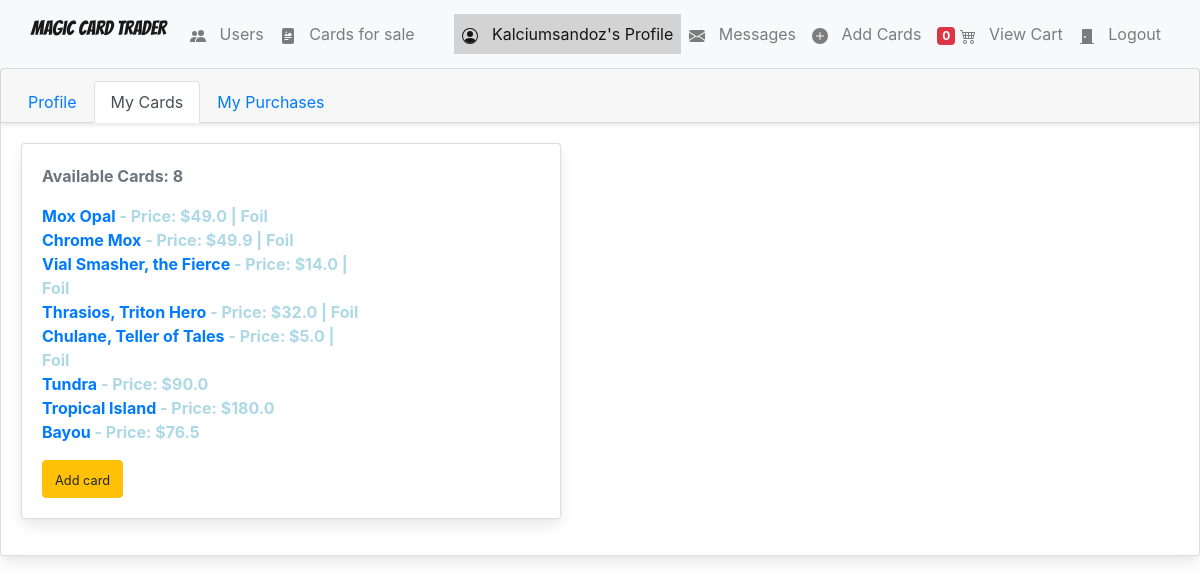
The page /profile_cards/ (signed in) on the database its author committed.
### Magic/models.py (models this page shows, shortened)
class Profile(models.Model):
    user = models.OneToOneField(User, on_delete=models.CASCADE, unique=True)
    user_photo = models.FileField(upload_to='profile_images', default='profile_images/default-profile-picture.jpg')
    date_registered = models.DateTimeField(auto_now_add=True, blank=True)
    address = models.ForeignKey('Address', on_delete=models.SET_NULL, blank=True, null=True)

class Card(models.Model):
    name = models.CharField(max_length = 150)
    set_name = models.CharField(max_length = 150)
    price = models.FloatField()
    user = models.ForeignKey(User, on_delete=models.CASCADE)
    is_foil = models.BooleanField(default=False)
    is_ordered = models.BooleanField(default=False)

### users/views.py (the view)
# urls.py: re_path(r'^profile_cards/$', UsersView.profile_cards, name="profile_cards"),
@login_required
def profile_cards(request):
    user = request.user
    context = {
        'nbar': 'profile_cards',
    }
    return render(request, 'users/profile_cards.html', context)

### direct_messages/models.py (called while the page is built)
    def get_messages(user):
        users = []
        messages = Message.objects.filter(user=user).values('to_user').annotate(last=Max('date')).order_by('-last')
        for message in messages:
            users.append({
                'user': User.objects.get(pk=message['to_user']),
                'unread': Message.objects.filter(user=user, to_user__pk=message['to_user'], is_read=False).count()
            })
        return users

### direct_messages/templatetags/messages_template_tags.py (called while the page is built)
@register.filter
def unread_message_counter(user):
    if user.is_authenticated:
        total_unread = 0
        messages = Message.get_messages(user=user)
        for message in messages:
            total_unread = total_unread + message['unread']
        return total_unread

### shopping_cart/templatetags/shopping_cart_template_tags.py (called while the page is built)
@register.filter
def cart_item_counter(user):
    if user.is_authenticated:
        qs = Order.objects.filter(is_ordered=False, owner=user.profile)
        if qs.exists():
            return qs[0].items.count()
    return 0

### users/templates/users/profile_cards.html (shortened to what this page needs)
{% extends 'magic/base.html' %}
{% load crispy_forms_tags %}
{% block body %}
<div class="card">
    <div class="card-header">
      <ul class="nav nav-tabs card-header-tabs">
        <li class="nav-item">
          <a href="{% url 'Magic:profile' %}" class="nav-link {% if nbar == 'profile' %} active {% endif %}">Profile</a>
        </li>
        <li class="nav-item">
          <a href="{% url 'Magic:profile_cards' %}" class="nav-link {% if nbar == 'profile_cards' %} active {% endif %}">My Cards</a>
        </li>
        <li class="nav-item">
          <a href="{% url 'Magic:profile_purchases' %}" class="nav-link {% if nbar == 'profile_purchases' %} active {% endif %}" tabindex="-1">My Purchases</a>
        </li>
      </ul>
    </div>
    <div class="card-body">
        <div class="card mb-3" style="max-width: 540px;">
            <div class="row no-gutters">
              <div class="col-md-8">
                <div class="card-body">
                    <p class="text-secondary basic-text">Available Cards: {{ user.card_set.count }} </p>
                    <ul>
                        {% for card in user.card_set.all %}
                        <li class="basic-text">
                            <a href="{% url 'Magic:card_detail' card.id %}" >{{ card.name }}</a>
                            - Price: ${{card.price}}
                            {% if card.is_foil %}
                            | <span class="glyphicon glyphicon-star"> Foil</span>
                            {% endif %}
                        </li>
                        {% endfor %}
                    </ul>
                    <a href="{% url 'Magic:card_add' %}">
                        <button class="btn btn-warning">
                            <small>Add card</small>
                        </button>
                    </a>
                </div>
              </div>
            </div>
          </div>
    </div>
  </div>
{% endblock %}

### Magic/templates/magic/base.html (shortened to what this page needs)
{% load static %}
{% load crispy_forms_tags %}
{% load shopping_cart_template_tags %}
{% load messages_template_tags %}
<!DOCTYPE html>
<html lang="en">
    <head>
        <link rel="stylesheet" href="https://cdn.jsdelivr.net/npm/bulma@0.9.1/css/bulma.min.css">
        <link rel="stylesheet" href="https://stackpath.bootstrapcdn.com/bootstrap/4.5.2/css/bootstrap.min.css">
        <link rel="stylesheet" type="text/css" href="{% static 'magic/style.css' %}" />
    </head>
    <body data-spy="scroll" data-target="#list-example">
        <nav class="navbar navbar-inverse navbar navbar-expand-lg navbar-light bg-light">
            <div class="container-fluid">
                <div class="navbar-header ">
                    <a class="navbar-brand" href="{% url 'Magic:index' %}">Magic Card Trader</a>
                </div>
                <div class="collapsable navbar-collapse" id="navbarSupportedContent">
                    <ul class="nav navbar-nav mr-auto">
                        <li class="{% if nbar == 'users' %} active {% endif %} nav-item">
                            <a href="{% url 'Magic:users' %}" class="nav-link">
                                <span class="glyphicon glyphicon-user" aria-hidden="true">
                                </span>&nbsp;
                                Users
                            </a>
                        </li>
                        <li class="{% if nbar == 'cards' %} active {% endif %} nav-item">
                            <a href="{% url 'Magic:cards' %}" class="nav-link">
                                <span class="glyphicon glyphicon-king" aria-hidden="true">
                                </span>&nbsp;
                                Cards for sale
                            </a>
                        </li>
                    </ul>
                    {% if nbar == 'cards' %}
                            {% load crispy_forms_tags %}
                    {% endif %}
                    {% if nbar == 'users' %}
                            {% load crispy_forms_tags %}
                    {% endif %}
                    <ul class="nav navbar-nav navbar-right">
                        {% if request.user.is_authenticated %}
                            <li class="{% if nbar == 'profile' %} active  {% elif nbar == 'profile_cards' %} active {% elif nbar == 'profile_purchases' %} active {% endif %} nav-item">
                                <a href="{% url 'profile' %}" class="nav-link">
                                    <span class="glyphicon glyphicon-user" aria-hidden="true">
                                    </span>&nbsp; {{ request.user }}'s Profile
                                </a>
                            </li>
                            <li class="{% if nbar == 'messages' %} active {% endif %} nav-item">
                                <a href="{% url 'Magic:inbox' %}" class="nav-link">
                                    <span class="glyphicon glyphicon-plus" aria-hidden="true">
                                    </span>&nbsp;
                                    Messages
                                </a>
                            </li>
                            <li class="{% if nbar == 'add_cards' %} active {% endif %} nav-item">
                                <a href="{% url 'Magic:card_add' %}" class="nav-link">
                                    <span class="glyphicon glyphicon-plus" aria-hidden="true">
                                        <svg width="1em" height="1em" viewBox="0 0 16 16" class="bi bi-plus-circle-fill" fill="currentColor" xmlns="http://www.w3.org/2000/svg">
                                            <path fill-rule="evenodd" d="M16 8A8 8 0 1 1 0 8a8 8 0 0 1 16 0zM8.5 4.5a.5.5 0 0 0-1 0v3h-3a.5.5 0 0 0 0 1h3v3a.5.5 0 0 0 1 0v-3h3a.5.5 0 0 0 0-1h-3v-3z"/>
                                        </svg>
                                    </span>&nbsp; Add Cards
                                </a>
                            </li>
                            <li class="{% if nbar == 'order-summary' %} active {% endif %} nav-item">
                                <a href="{% url 'Magic:order_summary' %}" class="nav-link">
                                    <span class="badge badge-danger z-depth-0">{{ request.user|cart_item_counter }}</span>
                                    <span class="glyphicon glyphicon-shopping-cart" aria-hidden="true">
                                    </span>&nbsp; View Cart
                                </a>
                            </li>
                            <li class="">
                                <a href="{% url 'logout' %}" class="nav-link">
                                    <span class="glyphicon glyphicon-off" aria-hidden="true">
                                        <svg width="1em" height="1em" viewBox="0 0 16 16" class="bi bi-door-closed-fill" fill="currentColor" xmlns="http://www.w3.org/2000/svg">
                                            <path fill-rule="evenodd" d="M4 1a1 1 0 0 0-1 1v13H1.5a.5.5 0 0 0 0 1h13a.5.5 0 0 0 0-1H13V2a1 1 0 0 0-1-1H4zm2 9a1 1 0 1 0 0-2 1 1 0 0 0 0 2z"/>
                                        </svg>
                                    </span>&nbsp; Logout
                                </a>
                            </li>
                        {% endif %}
                    </ul>
                </div>
            </div>
        </nav>
        {% block body %}
        {% endblock %}
    </body>
</html>

### Magic/static/magic/style.css (style rules this page uses)
.navbar { border-radius: 0; }
.navbar-brand { font-family: 'Bangers', cursive; }
.navbar { background-color: steelblue; }
.active { color: aqua; background-color: lightgrey; }
.basic-text { color: lightblue; font-weight: bold; }

### rows shown on the page
Card: name "Mox Opal", price "49.0", is_foil "Foil"
Card: name "Chrome Mox", price "49.9", is_foil "Foil"
Card: name "Vial Smasher, the Fierce", price "14.0", is_foil "Foil"
Card: name "Thrasios, Triton Hero", price "32.0", is_foil "Foil"
Card: name "Chulane, Teller of Tales", price "5.0", is_foil "Foil"
Card: name "Tundra", price "90.0"
Card: name "Tropical Island", price "180.0"
Card: name "Bayou", price "76.5"

### other values the page prints
{{ request.user }} "Kalciumsandoz"
{{ request.user|cart_item_counter }} "0"
{{ user.card_set.count }} "8"
